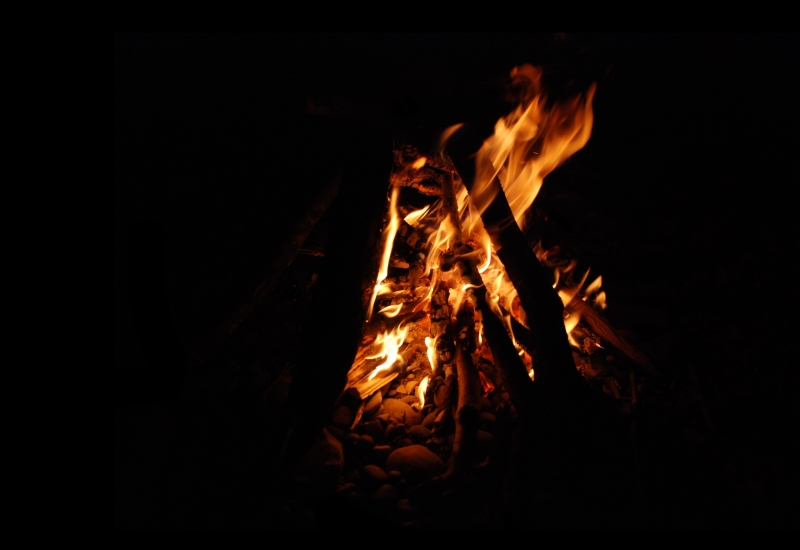
//> input picture 1.2 Color Analysis/src/DSC_0078.jpg, 800 x 550 px
$ ./main   (built with g++ and OpenCV 4)
//> lines starting //> are read from the running program, lines starting //| are printed output that depends on the picture; pictures that were not available may be replaced by others from this repository, and a replacement may not be noted
#include <iostream>
#include <string>
#include <vector>
#include <sys/stat.h>
#include <time.h>
#include <direct.h>

#include <opencv2\core\core.hpp>
#include <opencv2\highgui\highgui.hpp>
#include <opencv2\imgproc\imgproc.hpp>

using namespace std;
using namespace cv;

Mat loadImg(string directory, string filename, int flags){
	string fullFilename = string(directory + "\\" + filename);
	Mat image;
	image = imread(fullFilename, flags);

	if (!image.data){
		cout << "image file " << fullFilename << " could not be opened" << endl;
		getchar();
		exit(-1);
	}

	return image;
}

bool saveImg(string directory, string filename, Mat img){
	string fullFilename = string(directory + "\\" + filename);
	struct stat sb;

	if (!(stat(directory.c_str(), &sb) == 0 && sb.st_mode == S_IFDIR)){
		_mkdir(directory.c_str());
	}

	cout << "successfully written '" << fullFilename << "' to file!" << endl;

	return imwrite(fullFilename, img);
}

vector<Mat> splitChannels(Mat img) {
	assert(img.channels() == 3);

	vector<Mat> channels;

	//split(img, channels);

	for (int i = 0; i < 3; i++) {
		channels.push_back(Mat(img.rows, img.cols, CV_8UC1));
	}

	for (int y = 0; y < img.rows; y++) {
		Vec3b* row = img.ptr<Vec3b>(y);
		for (int x = 0; x < img.cols; x++) {
			for (int c = 0; c < 3; c++) {
				channels[c].at<uchar>(Point(x, y)) = row[x][c];
			}
		}
	}

	return channels;
}

void displaySeperateChannels(Mat img){
	string name;
	vector<Mat> channels = splitChannels(img);

	// Reverse because OPEN_CV uses BGR instead of RGB
	imshow("RED", channels[2]);
	imshow("GREEN", channels[1]);
	imshow("BLUE", channels[0]);

	waitKey();
	destroyAllWindows();

	saveImg("results", "RED.jpg", channels[2]);
	saveImg("results", "GREEN.jpg", channels[1]);
	saveImg("results", "BLUE.jpg", channels[0]);
}

unsigned quantize(uchar value, unsigned binCount){
	return (unsigned)((double)value / 256. * binCount);
}

void calc3DHistogram(Mat img, unsigned binCount){
	assert(img.channels() == 3);
	//assert(binCount <= 1 << img.depth());

	// 3D-histogram in BGR-format
	vector<vector<vector<int>>> histogram(256, vector<vector<int>>(256, vector<int>(256)));

	for (int y = 0; y < img.rows; y++){
		Vec3b* row = img.ptr<Vec3b>(y);
		for (int x = 0; x < img.cols; x++){
			Vec3b pixel = row[x];
			histogram[quantize(pixel[0], binCount)][quantize(pixel[1], binCount)][quantize(pixel[2], binCount)]++;
		}
	}

	unsigned emptyVals = 0;
	for (unsigned b = 0; b < binCount;b++){
		for (unsigned g = 0; g < binCount; g++){
			for (unsigned r = 0; r < binCount; r++){
				histogram[b][g][r] == 0 ? emptyVals++ : emptyVals;
			}
		}
	}

	cout << "ratio of empty / total bins for histogram with "<< binCount << " bins: " << (double)emptyVals/(binCount*binCount*binCount) << endl;
}

void reverseChannels(Mat img){
	Mat reversedImg = Mat(img.rows, img.cols, CV_8UC3);

	for (int y = 0; y < img.rows; y++){
		Vec3b* row = img.ptr<Vec3b>(y);
		Vec3b* rowReversed = reversedImg.ptr<Vec3b>(y);
		for (int x = 0; x < img.cols; x++){
			Vec3b pixel = row[x];
			rowReversed[x] = Vec3b(pixel[2], pixel[1], pixel[0]);
		}
	}
	imshow("Reversed Channels", reversedImg);

	waitKey();
	destroyAllWindows();

	saveImg("results", "BGR_img.jpg", reversedImg);
}

Vec3b BGR2HSV(Vec3b bgrColor){
	// Converting a single Color from BGR to HSV
	Mat3b _bgrColor(bgrColor);
	Mat3b _hsvColor;
	cvtColor(_bgrColor, _hsvColor, COLOR_BGR2HSV);

	return Vec3b(_hsvColor.at<uchar>(0), _hsvColor.at<uchar>(1), _hsvColor.at<uchar>(2));
}

uchar calcGreayscale(Vec3b pixel){
	return (uchar)(0.2126*pixel[2] + 0.7152*pixel[1] + 0.0722*pixel[2]);
}

bool insideRange(uchar x, uchar min, uchar max){
	return x >= min ? x <= max : false;
}

bool inHSVRange(Vec3b hsvPixel, Vec3b hsvColor, uchar radius){
	uchar h = hsvPixel[0];
	uchar s = hsvPixel[1];
	uchar v = hsvPixel[2];
	if (insideRange(h, max(hsvColor[0] - radius, 0), min(hsvColor[0] + radius, 179))
		&& insideRange(s, 50, 255)
		&& insideRange(v, 50, 255)) {
		return true;
	}
	return false;
}

void highlightHue(Mat img, Vec3b bgrColor, uchar radius){
	Mat hsvImg, highlightedImg(img.rows, img.cols, CV_8UC3);
	cvtColor(img, hsvImg, COLOR_BGR2HSV);

	Vec3b hsvColor = BGR2HSV(bgrColor);

	for (int y = 0; y < img.rows; y++){
		Vec3b* row = img.ptr<Vec3b>(y);
		Vec3b* rowHSV = hsvImg.ptr<Vec3b>(y);
		Vec3b* rowHighlighted = highlightedImg.ptr<Vec3b>(y);
		for (int x = 0; x < img.cols; x++){
			Vec3b pixelHSV = rowHSV[x];
			if (inHSVRange(pixelHSV, hsvColor, radius)){
				rowHighlighted[x] = row[x];
			}
			else{
				uchar greyValue = calcGreayscale(row[x]);
				rowHighlighted[x] = Vec3b(greyValue, greyValue, greyValue);
			}
		}
	}

	imshow("Highlight Hue", highlightedImg);

	waitKey();
	destroyAllWindows();

	saveImg("results", "Highlighted_Hue.jpg", highlightedImg);
}

int main(){
	Mat img = loadImg("src", "DSC_0078.jpg", IMREAD_COLOR);
//> in loadImg, image is the input picture: 550 rows x 800 cols, CV_8UC3; mean B, G, R 3.5, 7.6, 16
	Mat testImg = loadImg("src", "test_image.jpg", IMREAD_COLOR);
//> call 2 of loadImg, with directory = "src", filename = "test_image.jpg", flags = 1
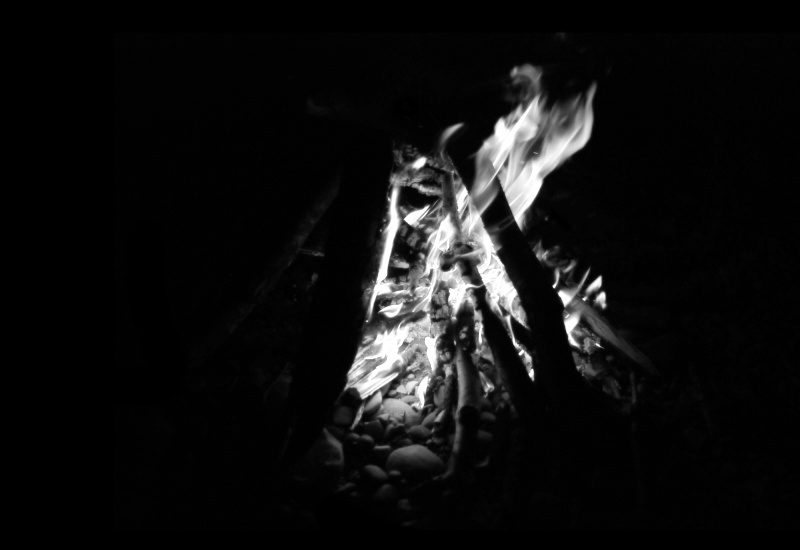
//> input picture 1.2 Color Analysis/results/RED.jpg, 800 x 550 px, given in place of test_image.jpg, which was not available
//> in loadImg, image is the input picture: 550 rows x 800 cols, CV_8UC3; min 0, max 255, mean 16

	//Aufgabe a)
	displaySeperateChannels(img);
//> after the loop in splitChannels, `for (int y = 0; y < img.rows; y++)`:
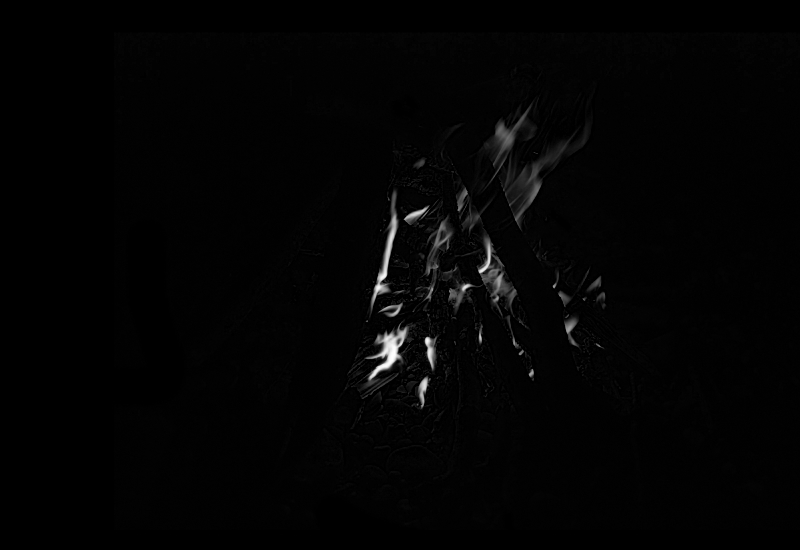
//> channels[0]: 550 rows x 800 cols, CV_8UC1; min 0, max 255, mean 3.5
//> after the loop in splitChannels, `for (int y = 0; y < img.rows; y++)`:
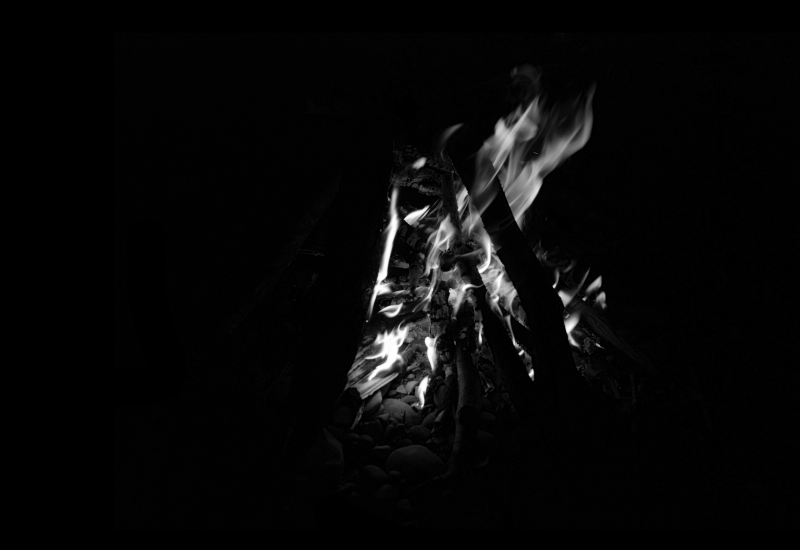
//> channels[1]: 550 rows x 800 cols, CV_8UC1; min 0, max 255, mean 7.6

	// Aufgabe b)
	for (int n : {1, 2, 4, 6, 7, 8}){
		calc3DHistogram(img, 1 << n);
	}
//> this loop made 6 passes
//| ratio of empty / total bins for histogram with 2 bins: 0.5
//| ratio of empty / total bins for histogram with 4 bins: 0.734375
//| ratio of empty / total bins for histogram with 16 bins: 0.923828
//| ratio of empty / total bins for histogram with 64 bins: 0.979263
//| ratio of empty / total bins for histogram with 128 bins: 0.992909
//| ratio of empty / total bins for histogram with 256 bins: 0.99871

	//Aufgabe c)
	reverseChannels(img);
//> after the loop in reverseChannels, `for (int y = 0; y < img.rows; y++)`:
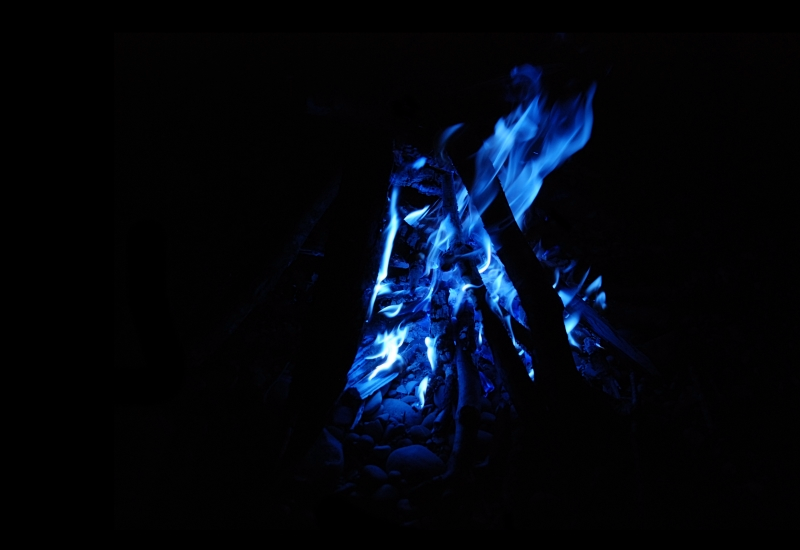
//> reversedImg: 550 rows x 800 cols, CV_8UC3; mean B, G, R 16, 7.6, 3.5

	//Aufgabe d)
	highlightHue(testImg, Vec3b(255, 0, 0), 10);
//> in highlightHue, `cvtColor(img, hsvImg, COLOR_BGR2HSV);`: hsvImg: 550 rows x 800 cols, CV_8UC3; mean H, S, V 0, 0, 16
//> in highlightHue, `Vec3b hsvColor = BGR2HSV(bgrColor);`: hsvColor = [120, 255, 255]

	return 0;
}
